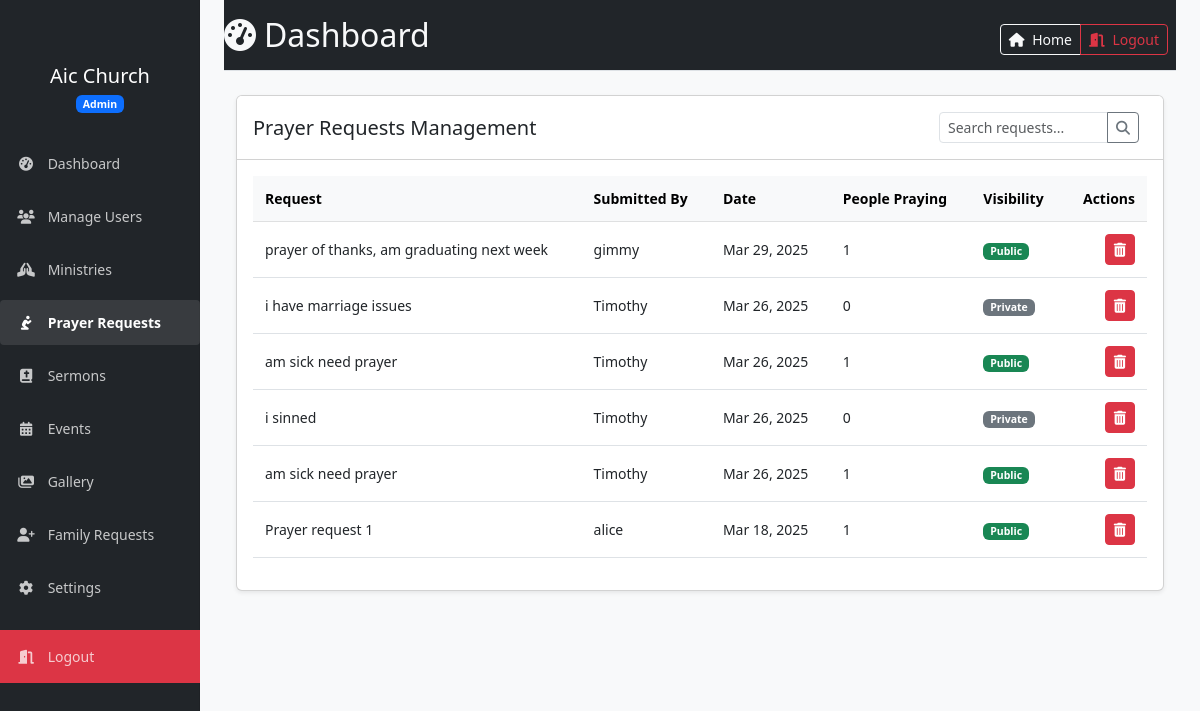
/well-known/admin/manage_prayers.php (signed in), run on the app's committed database.
### tables this page shows
CREATE TABLE `prayer_requests` (
  `id` int(11) NOT NULL,
  `user_id` int(11) DEFAULT NULL,
  `request_text` text DEFAULT NULL,
  `is_private` tinyint(1) DEFAULT 0,
  `created_at` timestamp NOT NULL DEFAULT current_timestamp()
);

CREATE TABLE `users` (
  `id` int(11) NOT NULL,
  `username` varchar(50) NOT NULL,
  `email` varchar(100) NOT NULL,
  `is_active` tinyint(100) NOT NULL,
  `password` varchar(255) NOT NULL,
  `reset_token` varchar(64) DEFAULT NULL,
  `reset_expires` datetime DEFAULT NULL,
  `role` enum('guest','member','volunteer','church_leader','admin') DEFAULT 'member',
  `created_at` timestamp NOT NULL DEFAULT current_timestamp(),
  `status` enum('pending','active','rejected') DEFAULT 'active'
);

### well-known/admin/manage_prayers.php (the view, shortened to what this page needs)
<?php
require_once '../includes/auth.php';
$stmt = $conn->prepare("
    SELECT pr.*, u.username,
           COUNT(pp.id) as prayer_count
    FROM prayer_requests pr
    LEFT JOIN users u ON pr.user_id = u.id
    LEFT JOIN prayer_responses pp ON pr.id = pp.prayer_id
    GROUP BY pr.id
    ORDER BY pr.created_at DESC");
$stmt->execute();
$prayers = $stmt->get_result();
?>
<!DOCTYPE html>
<html lang="en">
<head>
    <link href="https://cdn.jsdelivr.net/npm/bootstrap@5.3.0/dist/css/bootstrap.min.css" rel="stylesheet">
    <link rel="stylesheet" href="https://cdn.jsdelivr.net/npm/bootstrap-icons@1.7.2/font/bootstrap-icons.css">
    <link rel="stylesheet" href="https://cdnjs.cloudflare.com/ajax/libs/font-awesome/6.4.0/css/all.min.css">
    <link rel="stylesheet" href="../assets/css/admin.css">
</head>
<body>
    <div class="container-fluid">
        <div class="row">
            <?php include "../includes/admin_left_nav.php" ?>
            <main class="col-md-12 ms-sm-auto col-lg-10 px-md-4 py-0">
                <div class="d-flex justify-content-between flex-wrap flex-md-nowrap align-items-center pt-3 pb-2 mb-3 bg-dark border-bottom">
                <h1 class="h2 text-light"><i class="fas fa-tachometer-alt me-2"></i>Dashboard</h1>
                <div class="btn-toolbar mb-2 mb-md-0">
                        <div class="btn-group me-2">
                            <a href="../index.php" class="btn btn-sm btn-outline-light">
                                <i class="fas fa-house me-1"></i> Home
                            </a>
                            <a href="../logout.php" class="btn btn-sm btn-outline-danger">
                                <i class="fas fa-door-open me-1"></i> Logout
                            </a>
                        </div>
                    </div>
                </div>
                <div class="container-fluid mt-4">
                    <div class="row">
                        <div class="col-12">
                            <div class="card mb-4">
                                <div class="card-header bg-white d-flex justify-content-between align-items-center py-3">
                                    <h5 class="mb-0">Prayer Requests Management</h5>
                                    <div class="d-flex">
                                        <div class="input-group input-group-sm me-2" style="width: 200px;">
                                            <input type="text" class="form-control" placeholder="Search requests..." id="searchInput">
                                            <button class="btn btn-outline-secondary" type="button">
                                                <i class="fas fa-search"></i>
                                            </button>
                                        </div>
                                    </div>
                                </div>
                                <div class="card-body">
                                    <div class="table-responsive">
                                        <table class="table table-hover align-middle">
                                            <thead class="table-light">
                                                <tr>
                                                    <th>Request</th>
                                                    <th>Submitted By</th>
                                                    <th>Date</th>
                                                    <th>People Praying</th>
                                                    <th>Visibility</th>
                                                    <th class="text-end">Actions</th>
                                                </tr>
                                            </thead>
                                            <tbody>
                                                <?php while ($prayer = $prayers->fetch_assoc()): ?>
                                                    <tr>
                                                        <td class="prayer-text"><?php echo nl2br(htmlspecialchars($prayer['request_text'])); ?></td>
                                                        <td><?php echo htmlspecialchars($prayer['username']); ?></td>
                                                        <td><?php echo date('M j, Y', strtotime($prayer['created_at'])); ?></td>
                                                        <td><?php echo $prayer['prayer_count']; ?></td>
                                                        <td>
                                                            <span class="badge bg-<?php echo $prayer['is_private'] ? 'secondary' : 'success'; ?>">
                                                                <?php echo $prayer['is_private'] ? 'Private' : 'Public'; ?>
                                                            </span>
                                                        </td>
                                                        <td class="text-end">
                                                            <form action="manage_prayers.php" method="post" class="d-inline"
                                                                onsubmit="return confirm('Are you sure you want to delete this prayer request?');">
                                                                <button type="submit" class="btn btn-sm btn-danger" title="Delete">
                                                                    <i class="fas fa-trash-alt"></i>
                                                                </button>
                                                            </form>
                                                        </td>
                                                    </tr>
                                                <?php endwhile; ?>
                                            </tbody>
                                        </table>
                                    </div>
                                </div>
                            </div>
                        </div>
                    </div>
                </div>
            </main>
        </div>
    </div>
</body>
</html>

### well-known/assets/css/admin.css (style rules this page uses)
body { font-size: .875rem; background-color: #f8f9fa; }
main { padding-top: 48px; }
.card { box-shadow: 0 0.125rem 0.25rem rgba(0, 0, 0, 0.075); transition: box-shadow 0.3s ease-in-out; }
.table > :not(caption) > * > * { padding: 0.75rem; }

### well-known/admin/manage_prayers.php (style rules this page uses)
.prayer-text { max-width: 300px; word-wrap: break-word; }

### data on the page
prayer_requests: request_text "prayer of thanks, am graduating next week", user.username "gimmy", created_at "Mar 29, 2025", prayer_count "1", is_private "Public"
prayer_requests: request_text "i have marriage issues", user.username "Timothy", created_at "Mar 26, 2025", prayer_count "0", is_private "Private"
prayer_requests: request_text "am sick need prayer", user.username "Timothy", created_at "Mar 26, 2025", prayer_count "1", is_private "Public"
prayer_requests: request_text "i sinned", user.username "Timothy", created_at "Mar 26, 2025", prayer_count "0", is_private "Private"
prayer_requests: request_text "am sick need prayer", user.username "Timothy", created_at "Mar 26, 2025", prayer_count "1", is_private "Public"
prayer_requests: request_text "Prayer request 1", user.username "alice", created_at "Mar 18, 2025", prayer_count "1", is_private "Public"

### other printed values
$safe_username "Aic Church"
$safe_role "Admin"
